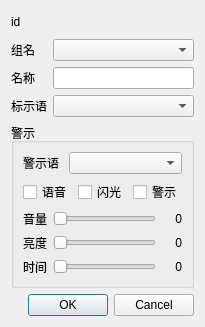
<?xml version="1.0" encoding="UTF-8"?>
<ui version="4.0">
 <class>QDialogSetSignDev</class>
 <widget class="QDialog" name="QDialogSetSignDev">
  <property name="geometry">
   <rect>
    <x>0</x>
    <y>0</y>
    <width>203</width>
    <height>322</height>
   </rect>
  </property>
  <property name="windowTitle">
   <string>设置警示牌</string>
  </property>
  <layout class="QVBoxLayout" name="verticalLayout_2">
   <item>
    <layout class="QGridLayout" name="gridLayout">
     <item row="0" column="0">
      <widget class="QLabel" name="label">
       <property name="minimumSize">
        <size>
         <width>0</width>
         <height>22</height>
        </size>
       </property>
       <property name="text">
        <string>id</string>
       </property>
      </widget>
     </item>
     <item row="0" column="1">
      <widget class="QLabel" name="label_Id">
       <property name="text">
        <string/>
       </property>
      </widget>
     </item>
     <item row="1" column="0">
      <widget class="QLabel" name="label_2">
       <property name="text">
        <string>组名</string>
       </property>
      </widget>
     </item>
     <item row="1" column="1">
      <widget class="QComboBox" name="comboBox_GroupName"/>
     </item>
     <item row="2" column="0">
      <widget class="QLabel" name="label_3">
       <property name="text">
        <string>名称</string>
       </property>
      </widget>
     </item>
     <item row="2" column="1">
      <widget class="QLineEdit" name="lineEdit_Name"/>
     </item>
     <item row="3" column="0">
      <widget class="QLabel" name="label_4">
       <property name="text">
        <string>标示语</string>
       </property>
      </widget>
     </item>
     <item row="3" column="1">
      <widget class="QComboBox" name="comboBox_Sign"/>
     </item>
    </layout>
   </item>
   <item>
    <widget class="QGroupBox" name="groupBox">
     <property name="title">
      <string>警示</string>
     </property>
     <layout class="QVBoxLayout" name="verticalLayout">
      <item>
       <layout class="QHBoxLayout" name="horizontalLayout_2">
        <item>
         <widget class="QLabel" name="label_5">
          <property name="minimumSize">
           <size>
            <width>40</width>
            <height>0</height>
           </size>
          </property>
          <property name="maximumSize">
           <size>
            <width>40</width>
            <height>16777215</height>
           </size>
          </property>
          <property name="text">
           <string>警示语</string>
          </property>
         </widget>
        </item>
        <item>
         <widget class="QComboBox" name="comboBox_Warning"/>
        </item>
       </layout>
      </item>
      <item>
       <layout class="QHBoxLayout" name="horizontalLayout">
        <item>
         <widget class="QCheckBox" name="checkBox_Voice">
          <property name="text">
           <string>语音</string>
          </property>
         </widget>
        </item>
        <item>
         <widget class="QCheckBox" name="checkBox_Flash">
          <property name="text">
           <string>闪光</string>
          </property>
         </widget>
        </item>
        <item>
         <widget class="QCheckBox" name="checkBox_Alert">
          <property name="text">
           <string>警示</string>
          </property>
         </widget>
        </item>
       </layout>
      </item>
      <item>
       <layout class="QHBoxLayout" name="horizontalLayout_3">
        <item>
         <widget class="QLabel" name="label_6">
          <property name="text">
           <string>音量</string>
          </property>
         </widget>
        </item>
        <item>
         <widget class="QSlider" name="horizontalSlider_Vol">
          <property name="maximum">
           <number>7</number>
          </property>
          <property name="pageStep">
           <number>2</number>
          </property>
          <property name="orientation">
           <enum>Qt::Horizontal</enum>
          </property>
         </widget>
        </item>
        <item>
         <widget class="QLabel" name="label_Vol">
          <property name="minimumSize">
           <size>
            <width>20</width>
            <height>0</height>
           </size>
          </property>
          <property name="text">
           <string>0</string>
          </property>
          <property name="alignment">
           <set>Qt::AlignRight|Qt::AlignTrailing|Qt::AlignVCenter</set>
          </property>
         </widget>
        </item>
       </layout>
      </item>
      <item>
       <layout class="QHBoxLayout" name="horizontalLayout_4">
        <item>
         <widget class="QLabel" name="label_8">
          <property name="text">
           <string>亮度</string>
          </property>
         </widget>
        </item>
        <item>
         <widget class="QSlider" name="horizontalSlider_Light">
          <property name="maximum">
           <number>255</number>
          </property>
          <property name="orientation">
           <enum>Qt::Horizontal</enum>
          </property>
         </widget>
        </item>
        <item>
         <widget class="QLabel" name="label_Light">
          <property name="minimumSize">
           <size>
            <width>20</width>
            <height>0</height>
           </size>
          </property>
          <property name="text">
           <string>0</string>
          </property>
          <property name="alignment">
           <set>Qt::AlignRight|Qt::AlignTrailing|Qt::AlignVCenter</set>
          </property>
         </widget>
        </item>
       </layout>
      </item>
      <item>
       <layout class="QHBoxLayout" name="horizontalLayout_5">
        <item>
         <widget class="QLabel" name="label_10">
          <property name="text">
           <string>时间</string>
          </property>
         </widget>
        </item>
        <item>
         <widget class="QSlider" name="horizontalSlider_Time">
          <property name="maximum">
           <number>255</number>
          </property>
          <property name="orientation">
           <enum>Qt::Horizontal</enum>
          </property>
         </widget>
        </item>
        <item>
         <widget class="QLabel" name="label_Time">
          <property name="minimumSize">
           <size>
            <width>20</width>
            <height>0</height>
           </size>
          </property>
          <property name="text">
           <string>0</string>
          </property>
          <property name="alignment">
           <set>Qt::AlignRight|Qt::AlignTrailing|Qt::AlignVCenter</set>
          </property>
         </widget>
        </item>
       </layout>
      </item>
     </layout>
    </widget>
   </item>
   <item>
    <spacer name="verticalSpacer">
     <property name="orientation">
      <enum>Qt::Vertical</enum>
     </property>
     <property name="sizeHint" stdset="0">
      <size>
       <width>20</width>
       <height>0</height>
      </size>
     </property>
    </spacer>
   </item>
   <item>
    <widget class="QDialogButtonBox" name="buttonBox">
     <property name="orientation">
      <enum>Qt::Horizontal</enum>
     </property>
     <property name="standardButtons">
      <set>QDialogButtonBox::Cancel|QDialogButtonBox::Ok</set>
     </property>
    </widget>
   </item>
  </layout>
 </widget>
 <resources/>
 <connections>
  <connection>
   <sender>buttonBox</sender>
   <signal>accepted()</signal>
   <receiver>QDialogSetSignDev</receiver>
   <slot>accept()</slot>
   <hints>
    <hint type="sourcelabel">
     <x>174</x>
     <y>384</y>
    </hint>
    <hint type="destinationlabel">
     <x>157</x>
     <y>198</y>
    </hint>
   </hints>
  </connection>
  <connection>
   <sender>buttonBox</sender>
   <signal>rejected()</signal>
   <receiver>QDialogSetSignDev</receiver>
   <slot>reject()</slot>
   <hints>
    <hint type="sourcelabel">
     <x>174</x>
     <y>384</y>
    </hint>
    <hint type="destinationlabel">
     <x>286</x>
     <y>198</y>
    </hint>
   </hints>
  </connection>
  <connection>
   <sender>horizontalSlider_Vol</sender>
   <signal>valueChanged(int)</signal>
   <receiver>label_Vol</receiver>
   <slot>setNum(int)</slot>
   <hints>
    <hint type="sourcelabel">
     <x>83</x>
     <y>241</y>
    </hint>
    <hint type="destinationlabel">
     <x>191</x>
     <y>241</y>
    </hint>
   </hints>
  </connection>
  <connection>
   <sender>horizontalSlider_Light</sender>
   <signal>valueChanged(int)</signal>
   <receiver>label_Light</receiver>
   <slot>setNum(int)</slot>
   <hints>
    <hint type="sourcelabel">
     <x>94</x>
     <y>270</y>
    </hint>
    <hint type="destinationlabel">
     <x>192</x>
     <y>266</y>
    </hint>
   </hints>
  </connection>
  <connection>
   <sender>horizontalSlider_Time</sender>
   <signal>valueChanged(int)</signal>
   <receiver>label_Time</receiver>
   <slot>setNum(int)</slot>
   <hints>
    <hint type="sourcelabel">
     <x>102</x>
     <y>289</y>
    </hint>
    <hint type="destinationlabel">
     <x>188</x>
     <y>291</y>
    </hint>
   </hints>
  </connection>
 </connections>
</ui>
